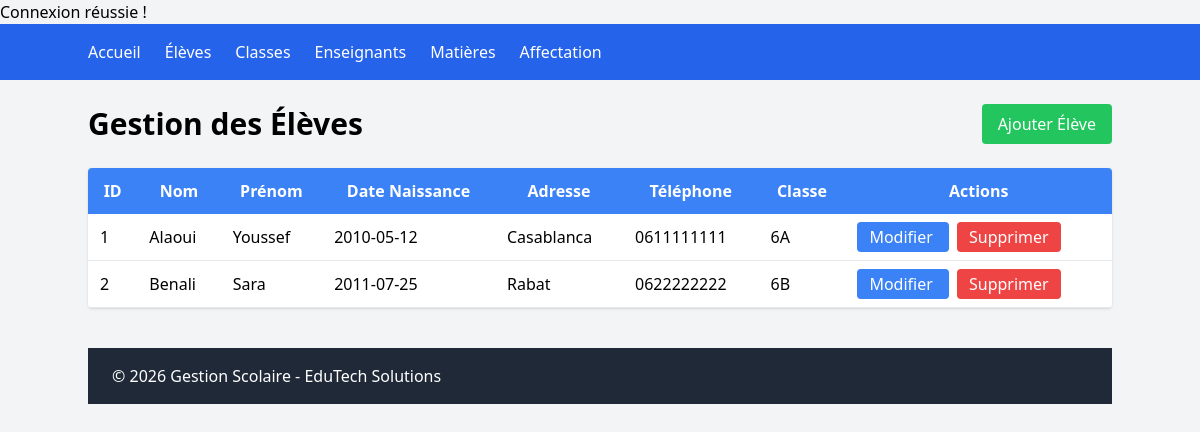
/eleves/index.php, run on the app's committed database.
### tables this page shows
CREATE TABLE `eleve` (
  `id_eleve` int(11) NOT NULL,
  `nom` varchar(50) NOT NULL,
  `prenom` varchar(50) NOT NULL,
  `date_naissance` date NOT NULL,
  `adresse` varchar(100) NOT NULL,
  `telephone` varchar(20) NOT NULL,
  `id_classe` int(11) NOT NULL
);

CREATE TABLE `classe` (
  `id_classe` int(11) NOT NULL,
  `nom_classe` varchar(50) NOT NULL,
  `niveau` varchar(50) NOT NULL
);

### eleves/index.php (the view)
<?php
include '../config/config.php';
include '../includes/header.php';
$eleves = $pdo->query("
SELECT e.*, c.nom_classe
FROM eleve e
JOIN classe c ON e.id_classe = c.id_classe
");
?>
<div class="max-w-7xl mx-auto">
<div class="flex justify-between items-center mb-6">
<h1 class="text-3xl font-bold">
Gestion des Élèves
</h1>
<a href="ajouter.php"
class="bg-green-500 text-white px-4 py-2 rounded">
Ajouter Élève
</a>
</div>
<div class="bg-white shadow rounded overflow-hidden">
<table class="w-full">
<thead class="bg-blue-500 text-white">
<tr>
<th class="p-3">ID</th>
<th class="p-3">Nom</th>
<th class="p-3">Prénom</th>
<th class="p-3">Date Naissance</th>
<th class="p-3">Adresse</th>
<th class="p-3">Téléphone</th>
<th class="p-3">Classe</th>
<th class="p-3">Actions</th>
</tr>
</thead>
<tbody>
<?php foreach($eleves as $e): ?>
<tr class="border-b hover:bg-gray-100">
<td class="p-3"><?= $e['id_eleve'] ?></td>
<td class="p-3"><?= $e['nom'] ?></td>
<td class="p-3"><?= $e['prenom'] ?></td>
<td class="p-3"><?= $e['date_naissance'] ?></td>
<td class="p-3"><?= $e['adresse'] ?></td>
<td class="p-3"><?= $e['telephone'] ?></td>
<td class="p-3"><?= $e['nom_classe'] ?></td>
<td class="p-3">
<a
href="modifier.php?id=<?= $e['id_eleve'] ?>"
class="bg-blue-500 text-white px-3 py-1 rounded">
Modifier
</a>
<a
href="supprimer.php?id=<?= $e['id_eleve'] ?>"
class="bg-red-500 text-white px-3 py-1 rounded ml-2"
onclick="return confirm('Supprimer cet élève ?')">
Supprimer
</a>
</td>
</tr>
<?php endforeach; ?>
</tbody>
</table>
</div>
</div>
<?php include '../includes/footer.php'; ?>

### includes/header.php (shortened to what this page needs)
<!DOCTYPE html>
<html lang="fr">
<head>
<script src="https://cdn.tailwindcss.com"></script>
</head>
<body class="bg-gray-100">
<nav class="bg-blue-600 text-white p-4">
<div class="container mx-auto flex gap-6">
<a href="/gestion_scolaire/index.php">Accueil</a>
<a href="/gestion_scolaire/eleves/index.php">Élèves</a>
<a href="/gestion_scolaire/classes/index.php">Classes</a>
<a href="/gestion_scolaire/enseignants/index.php">Enseignants</a>
<a href="/gestion_scolaire/matieres/index.php">Matières</a>
<a href="/gestion_scolaire/affectation/index.php">Affectation</a>
</div>
</nav>
<div class="container mx-auto mt-6">

### includes/footer.php (shortened to what this page needs)
    <footer class="bg-gray-800 text-white mt-10">
        <div class="max-w-7xl mx-auto px-6 py-4 flex justify-between items-center">
            <p>
                © <?php echo date('Y'); ?> Gestion Scolaire - EduTech Solutions
            </p>
        </div>
    </footer>
</body>
</html>

### data on the page
eleve: id_eleve "1", nom "Alaoui", prenom "Youssef", date_naissance "2010-05-12", adresse "Casablanca", telephone "0611111111", id_classe.nom_classe "6A"
eleve: id_eleve "2", nom "Benali", prenom "Sara", date_naissance "2011-07-25", adresse "Rabat", telephone "0622222222", id_classe.nom_classe "6B"
